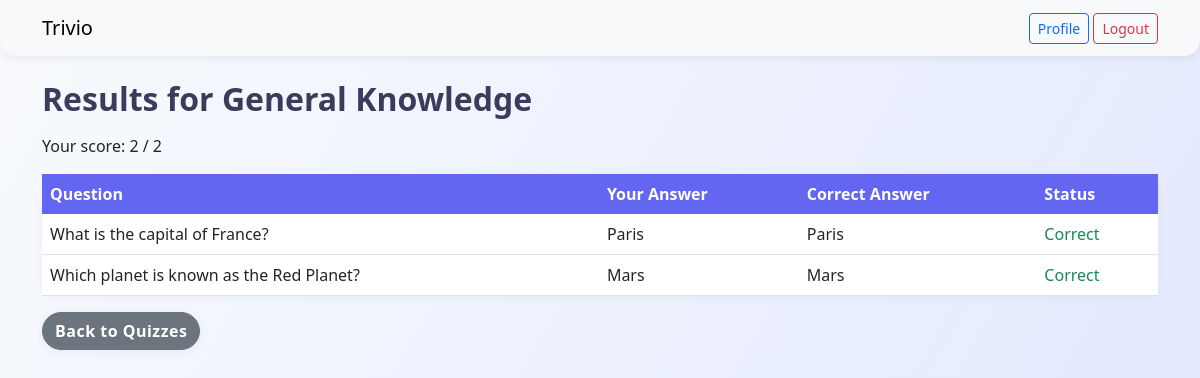
Screenshot of /result/14/ (signed in) with the database file from the repository.
### quiz_app/models.py (models this page shows, shortened)
class Quiz(models.Model):
    title = models.CharField(max_length=200)
    slug = models.SlugField(unique=True)
    description = models.TextField(blank=True)

class UserAnswer(models.Model):
    submission = models.ForeignKey(Submission, on_delete=models.CASCADE, related_name='answers')
    question = models.ForeignKey(Question, on_delete=models.CASCADE)
    selected_choice = models.ForeignKey(Choice, on_delete=models.CASCADE)
    correct = models.BooleanField()

class Question(models.Model):
    quiz = models.ForeignKey(Quiz, on_delete=models.CASCADE, related_name='questions')
    text = models.CharField(max_length=500)

class Choice(models.Model):
    question = models.ForeignKey(Question, on_delete=models.CASCADE, related_name='choices')
    text = models.CharField(max_length=300)
    is_correct = models.BooleanField(default=False)

### quiz_app/views.py (the view)
# urls.py: path('result/<int:submission_id>/', views.QuizResultView.as_view(), name='quiz_result'),
@method_decorator(login_required, name='dispatch')
class QuizResultView(DetailView):
    model = Submission
    template_name = 'quiz_app/results.html'
    context_object_name = 'submission'
    def get_object(self):
        return get_object_or_404(Submission, id=self.kwargs['submission_id'], user=self.request.user)
    def get_context_data(self, **kwargs):
        context = super().get_context_data(**kwargs)
        context['answers'] = self.object.answers.select_related('question', 'selected_choice')
        context['quiz'] = self.object.quiz
        return context

### quiz_app/templates/quiz_app/results.html (shortened to what this page needs)
{% extends 'quiz_app/base.html' %}
{% block content %}
<h2>Results for {{ quiz.title }}</h2>
<p>Your score: <span id="score-reveal">0 / {{ quiz.questions.count }}</span></p>
<table class="table">
    <thead>
        <tr>
            <th>Question</th>
            <th>Your Answer</th>
            <th>Correct Answer</th>
            <th>Status</th>
        </tr>
    </thead>
    <tbody>
        {% for answer in answers %}
            <tr>
                <td>{{ answer.question.text }}</td>
                <td>{{ answer.selected_choice.text }}</td>
                <td>
                    {% for choice in answer.question.choices.all %}
                        {% if choice.is_correct %}
                            {{ choice.text }}
                        {% endif %}
                    {% endfor %}
                </td>
                <td>
                    {% if answer.correct %}
                        <span class="text-success">Correct</span>
                    {% else %}
                        <span class="text-danger">Incorrect</span>
                    {% endif %}
                </td>
            </tr>
        {% endfor %}
    </tbody>
</table>
<a href="{% url 'quiz_list' %}" class="btn btn-secondary">Back to Quizzes</a>
{% endblock %}

### quiz_app/static/quiz_app/css/custom.css (style rules this page uses)
body { background: linear-gradient(120deg, #f8fafc 0%, #e0e7ff 100%); min-height: 100vh; }
h2, h4 { color: #3b3b5c; font-weight: 700; margin-bottom: 1rem; }
.card, .list-group-item, .table { border-radius: 0.75rem; box-shadow: 0 2px 8px rgba(0,0,0,0.04); background: #fff; }
.btn-primary, .btn-success, .btn-danger, .btn-secondary { border-radius: 2rem; font-weight: 600; letter-spacing: 0.5px; box-shadow: 0 2px 8px rgba(59,91,188,0.08); position: relative; overflow: hidden; transition: transform 0.12s, box-shadow 0.12s; }
.table th { background: #6366f1; color: #fff; border: none; }
.table td, .table th { vertical-align: middle; }
a { color: #6366f1; text-decoration: none; }

### rows the page displays
Quiz: title "General Knowledge"
UserAnswer: question.text "What is the capital of France?", selected_choice.text "Paris", correct "Correct"
Choice: text "Paris"
UserAnswer: question.text "Which planet is known as the Red Planet?", selected_choice.text "Mars", correct "Correct"
Choice: text "Mars"
